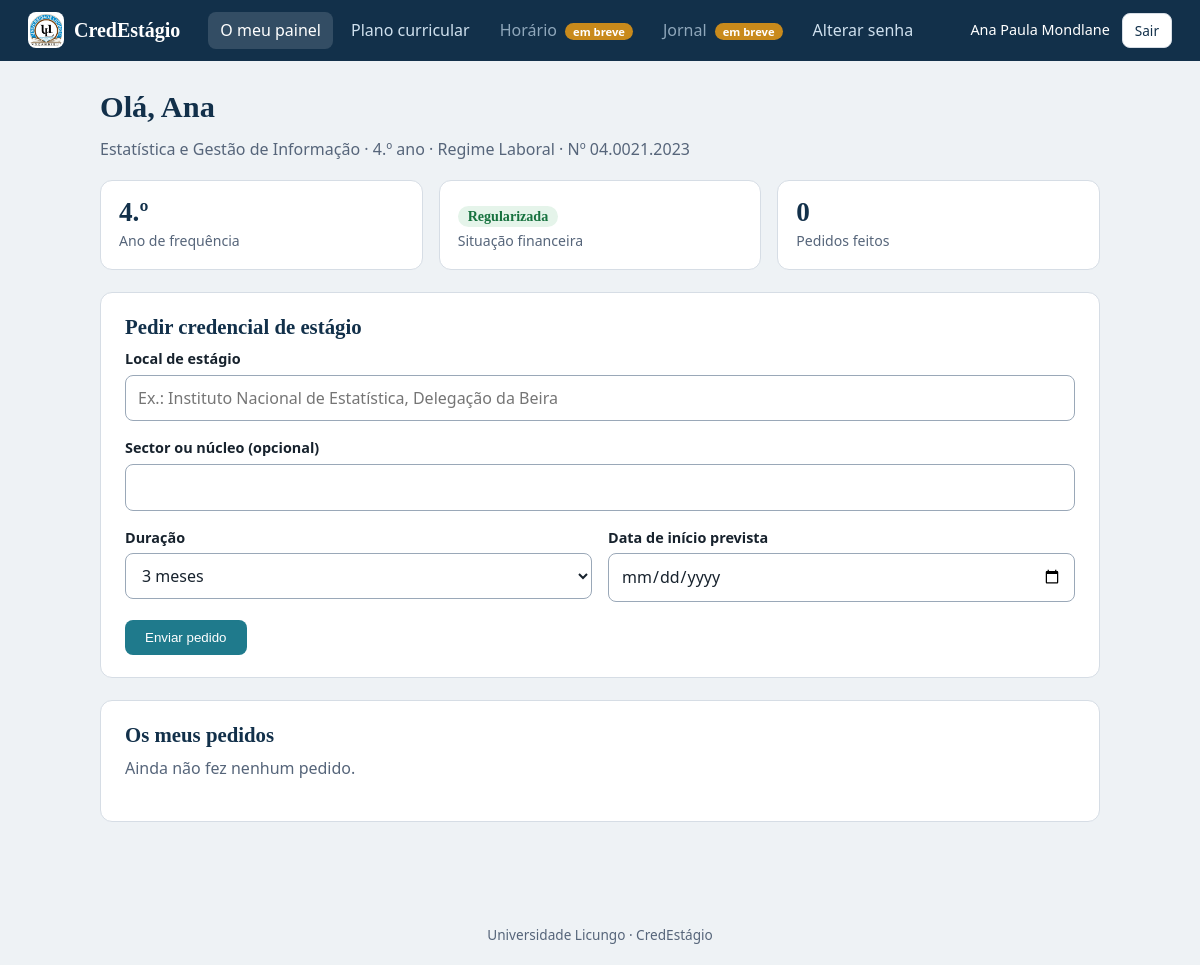
/aluno/painel.php (signed in), run on the app's committed database.
### tables this page shows
CREATE TABLE estudantes (
  id INT AUTO_INCREMENT PRIMARY KEY,
  numero VARCHAR(30) NOT NULL UNIQUE,
  nome VARCHAR(120) NOT NULL,
  nome_pai VARCHAR(120) NULL,
  nome_mae VARCHAR(120) NULL,
  bi VARCHAR(30) NULL,
  bi_emissao VARCHAR(120) NULL,
  contacto VARCHAR(30) NULL,
  email VARCHAR(120) NULL,
  curso_id INT NOT NULL,
  ano TINYINT NOT NULL,
  regime ENUM('Laboral','Pós-laboral') NOT NULL DEFAULT 'Laboral',
  financeiro ENUM('Regularizada','Em dívida') NOT NULL DEFAULT 'Regularizada',
  senha_hash VARCHAR(255) NOT NULL,
  trocar_senha TINYINT(1) NOT NULL DEFAULT 0,
  criado_em TIMESTAMP DEFAULT CURRENT_TIMESTAMP,
  FOREIGN KEY (curso_id) REFERENCES cursos(id)
);

CREATE TABLE cursos (
  id INT AUTO_INCREMENT PRIMARY KEY,
  nome VARCHAR(120) NOT NULL UNIQUE,
  faculdade VARCHAR(120) NOT NULL,
  departamento_id INT NOT NULL,
  FOREIGN KEY (departamento_id) REFERENCES departamentos(id)
);

### inc/bootstrap.php (called while the page is built, shortened)
<?php
function db(): PDO {
    static $pdo = null;
    if (!$pdo) {
        try {
            $pdo = new PDO('mysql:host=' . DB_HOST . ';dbname=' . DB_NAME . ';charset=utf8mb4', DB_USER, DB_PASS, [
                PDO::ATTR_ERRMODE => PDO::ERRMODE_EXCEPTION,
                PDO::ATTR_DEFAULT_FETCH_MODE => PDO::FETCH_ASSOC,
                PDO::ATTR_EMULATE_PREPARES => false,
            ]);
            $pdo->exec("SET time_zone = '+02:00'");
        } catch (PDOException) {
            http_response_code(500);
            exit('Não foi possível ligar à base de dados. Verifique o ficheiro config.php.');
        }
    }
    return $pdo;
}
function e(mixed $v): string { return htmlspecialchars((string) $v, ENT_QUOTES, 'UTF-8'); }
function url(string $p): string { return BASE_URL . $p; }
function utilizador(): ?array {
    $u = null;
    if (isset($_SESSION['papel'], $_SESSION['uid'])) {
        $sql = $_SESSION['papel'] === 'admin'
            ? 'SELECT a.id, a.nome, a.usuario, a.departamento_id, a.trocar_senha, d.nome AS departamento FROM administradores a LEFT JOIN departamentos d ON d.id = a.departamento_id WHERE a.id = ?'
            : 'SELECT e.*, c.nome AS curso, c.faculdade, d.id AS dep_id, d.nome AS departamento, d.chefe_nome, d.assinatura FROM estudantes e JOIN cursos c ON c.id = e.curso_id JOIN departamentos d ON d.id = c.departamento_id WHERE e.id = ?';
        $st = db()->prepare($sql); $st->execute([$_SESSION['uid']]);
        $u = $st->fetch() ?: null;
    }
    return $u;
}
function exigir(string $papel): array {
    $u = utilizador();
    return $u;
}
function consulta(string $sql, array $par = []): array { $st = db()->prepare($sql); $st->execute($par); return $st->fetchAll(); }

### aluno/painel.php (the view, shortened to what this page needs)
<?php
require_once __DIR__ . '/../inc/bootstrap.php';
require_once __DIR__ . '/../inc/layout.php';
$u = exigir('estudante'); $pdo = db();
$historico = consulta('SELECT * FROM pedidos WHERE estudante_id = ? ORDER BY criado_em DESC', [$u['id']]);
topo('O meu painel', $u, nav_aluno(), 'p');
?>
<h1>Olá, <?= e(explode(' ', $u['nome'])[0]) ?></h1>
<p class="sub"><?= e($u['curso']) ?> · <?= (int) $u['ano'] ?>.º ano · Regime <?= e($u['regime']) ?> · Nº <?= e($u['numero']) ?></p>
<div class="grid">
  <div class="stat"><b><?= (int) $u['ano'] ?>.º</b><span>Ano de frequência</span></div>
  <div class="stat"><b><span class="tag <?= $u['financeiro'] === 'Regularizada' ? 'Regularizada' : 'Divida' ?>"><?= e($u['financeiro']) ?></span></b><span>Situação financeira</span></div>
  <div class="stat"><b><?= count($historico) ?></b><span>Pedidos feitos</span></div>
</div>
<section class="card" aria-labelledby="t1">
  <h2 id="t1">Pedir credencial de estágio</h2>
  <form method="post">
    <div class="campos">
      <div class="full"><label for="local">Local de estágio</label><input id="local" name="local" maxlength="180" required value="<?= e($_POST['local'] ?? '') ?>" placeholder="Ex.: Instituto Nacional de Estatística, Delegação da Beira"></div>
      <div class="full"><label for="sector">Sector ou núcleo (opcional)</label><input id="sector" name="sector" maxlength="180" value="<?= e($_POST['sector'] ?? '') ?>"></div>
      <div><label for="periodo">Duração</label>
        <select id="periodo" name="periodo"><?php for ($i = 3; $i <= 6; $i++): ?><option value="<?= $i ?>" <?= (int) ($_POST['periodo'] ?? 3) === $i ? 'selected' : '' ?>><?= $i ?> meses</option><?php endfor; ?></select></div>
      <div><label for="inicio">Data de início prevista</label><input id="inicio" name="inicio" type="date" min="<?= date('Y-m-d') ?>" required value="<?= e($_POST['inicio'] ?? '') ?>"></div>
    </div>
    <button class="btn" type="submit">Enviar pedido</button>
  </form>
</section>
<section class="card" aria-labelledby="t2">
  <h2 id="t2">Os meus pedidos</h2>
  <?php if (!$historico): ?><p class="sub">Ainda não fez nenhum pedido.</p><?php endif; ?>
</section>
<?php rodape();

### inc/layout.php (shortened to what this page needs)
<?php
function topo(string $titulo, ?array $u = null, array $nav = [], string $ativo = ''): void { ?>
<!DOCTYPE html>
<html lang="pt-MZ">
<head>
<link rel="stylesheet" href="<?= url('/assets/style.css') ?>">
</head>
<body>
<?php if ($u): ?>
<header class="topo">
  <div class="marca"><img class="logo-mini" src="<?= url('/assets/logo.png') ?>" alt=""><?= APP_NOME ?></div>
  <nav aria-label="Principal">
    <?php foreach ($nav as $k => [$href, $rot]): ?>
      <?php if ($href === null): ?>
        <span class="em-breve" aria-disabled="true"><?= e($rot) ?> <small>em breve</small></span>
      <?php elseif (str_starts_with($href, 'http')): ?>
        <a href="<?= e($href) ?>" target="_blank" rel="noopener noreferrer"><?= e($rot) ?><span class="sr-only"> (abre noutro separador)</span></a>
      <?php else: ?>
        <a href="<?= url($href) ?>"<?= $k === $ativo ? ' aria-current="page"' : '' ?>><?= e($rot) ?></a>
      <?php endif; ?>
    <?php endforeach; ?>
  </nav>
  <div class="user"><span><?= e($u['nome']) ?></span><a class="btn sec peq" href="<?= url('/logout.php') ?>">Sair</a></div>
</header>
<?php endif; ?>
<main id="conteudo"<?= $u ? ' class="wrap"' : '' ?>>
<?php if ($f = flash()): ?><div class="aviso <?= e($f[0]) ?>" role="status"><?= e($f[1]) ?></div><?php endif;
}
function rodape(array $scripts = []): void { ?>
</main>
<footer class="rod"><?= INSTITUICAO ?> · <?= APP_NOME ?></footer>
</body>
</html>
<?php }

### assets/style.css (style rules this page uses)
:root { --navy:#12304a;--teal:#1f7a8c;--amber:#c98a1b;--bg:#eef2f5;--card:#fff;--ink:#17222d;--mute:#56657a;--line:#d6dde5;--ok:#17723f;--okbg:#e5f4ea;--bad:#a32920;--badbg:#fbe9e7;--wait:#7a5a00;--waitbg:#fff3cf }
* { box-sizing:border-box }
body { margin:0;font:16px/1.55 system-ui,-apple-system,"Segoe UI",Roboto,sans-serif;background:var(--bg);color:var(--ink) }
h1,h2,h3 { font-family:Georgia,"Times New Roman",serif;color:var(--navy);line-height:1.2;margin:0 0 .4em }
h1 { font-size:1.9rem }
h2 { font-size:1.3rem }
a { color:var(--teal) }
.topo { display:flex;flex-wrap:wrap;align-items:center;gap:12px 28px;background:var(--navy);color:#fff;padding:12px 28px }
.marca { font:700 1.25rem Georgia,serif }
.topo nav { display:flex;gap:6px;flex:1 }
.topo nav a { color:#cfe0ee;text-decoration:none;padding:6px 12px;border-radius:8px }
.topo nav a:hover,.topo nav a[aria-current] { background:rgba(255,255,255,.14);color:#fff }
.user { display:flex;align-items:center;gap:12px;font-size:.9rem }
.wrap { max-width:1040px;margin:0 auto;padding:28px 20px 60px }
.card { background:var(--card);border:1px solid var(--line);border-radius:12px;padding:22px 24px;margin-bottom:22px }
.grid { display:grid;gap:16px;grid-template-columns:repeat(auto-fit,minmax(190px,1fr));margin-bottom:22px }
.stat { background:var(--card);border:1px solid var(--line);border-radius:12px;padding:16px 18px }
.stat b { display:block;font:700 1.7rem Georgia,serif;color:var(--navy) }
.stat span { color:var(--mute);font-size:.88rem }
.sub { color:var(--mute);margin:0 0 18px }
form .campos { display:grid;gap:16px;grid-template-columns:1fr 1fr;margin-bottom:18px }
.campos .full { grid-column:1/-1 }
label { display:block;font-weight:600;font-size:.9rem;margin-bottom:4px }
input,select,textarea { width:100%;padding:10px 12px;font:inherit;border:1.5px solid #9aa8b8;border-radius:8px;background:#fff;color:var(--ink) }
.btn { display:inline-block;padding:10px 20px;border:0;border-radius:8px;background:var(--teal);color:#fff;font:600 .95rem inherit;cursor:pointer;text-decoration:none }
.btn.sec { background:#fff;color:var(--navy);border:1.5px solid var(--line) }
.btn.peq { padding:6px 12px;font-size:.85rem }
.tag { display:inline-block;padding:2px 10px;border-radius:20px;font-size:.82rem;font-weight:700 }
.tag.Aprovado,.tag.Regularizada { background:var(--okbg);color:var(--ok) }
.rod { text-align:center;color:var(--mute);font-size:.85rem;padding:20px }
.marca { display:flex;align-items:center;gap:10px }
.logo-mini { width:36px;height:36px;object-fit:contain;background:#fff;border-radius:8px;padding:2px }
.em-breve { color:#8fa7bb;padding:6px 12px;cursor:default }
.em-breve small { background:var(--amber);color:#fff;border-radius:20px;padding:1px 8px;font-size:.7rem;font-weight:700;margin-left:4px }

### data on the page
estudantes: nome "Ana Paula Mondlane", nome "Ana", curso.nome "Estatística e Gestão de Informação", ano "4", regime "Laboral", numero "04.0021.2023", financeiro "Regularizada"

### other printed values
APP_NOME "CredEstágio"
$rot "O meu painel"
$rot "Plano curricular"
$rot "Horário"
$rot "Jornal"
$rot "Alterar senha"
count($historico) "0"
INSTITUICAO "Universidade Licungo"
form field periodo "3 meses"
